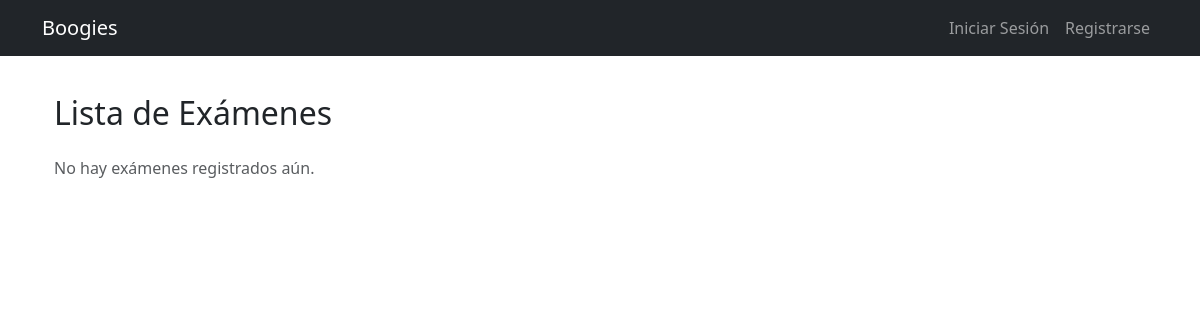
The app's page /exams/, older data.
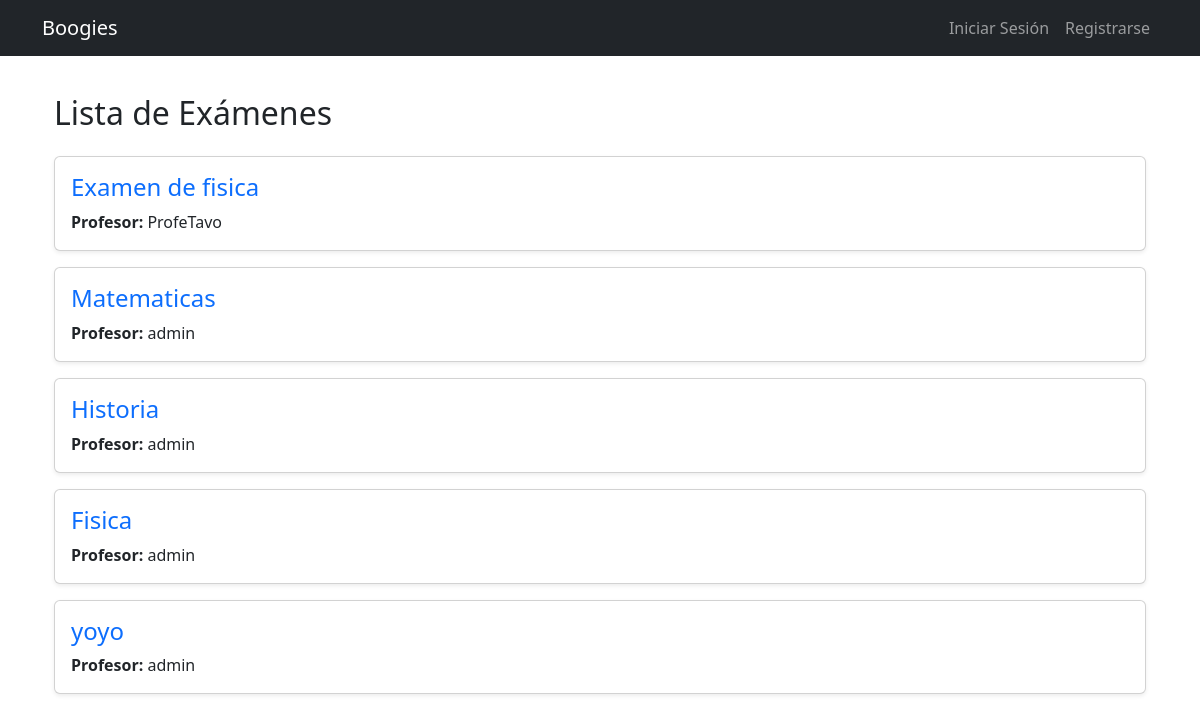
The same page, newer data.
### exams/models.py (models this page shows, shortened)
class Exam(models.Model):
    title = models.CharField(max_length=255)
    teacher = models.ForeignKey(
        User, on_delete=models.CASCADE, limit_choices_to={'is_teacher': True}, related_name="exams"
    )
    created_at = models.DateTimeField(auto_now_add=True)

### users/models.py (models this page shows, shortened)
class CustomUser(AbstractUser):
    is_teacher = models.BooleanField(default=False)  # Indica si el usuario es profesor
    is_student = models.BooleanField(default=True)  # Indica si el usuario es estudiante
    groups = models.ManyToManyField(
        Group,
        related_name="customuser_set",
        blank=True
    )
    user_permissions = models.ManyToManyField(
        Permission,
        related_name="customuser_set",
        blank=True
    )

### exams/views.py (the view)
# urls.py: path("", ExamListView.as_view(), name="exam_list"),
class ExamListView(ListView):
    model = Exam
    template_name = 'exams/exam_list.html'
    context_object_name = 'exams'

### templates/exams/exam_list.html
{% extends "base.html" %}
{% block content %}
<div class="container mt-4">
    <h2 class="mb-4">Lista de Exámenes</h2>
    {% for exam in exams %}
        <div class="card mb-3 shadow-sm">
            <div class="card-body">
                <h4 class="card-title">
                    <a href="{% url 'exam_detail' exam.pk %}" class="text-decoration-none text-primary">
                        {{ exam.title }}
                    </a>
                </h4>
                <p class="card-text"><strong>Profesor:</strong> {{ exam.teacher.username }}</p>
            </div>
        </div>
    {% empty %}
        <p class="text-muted">No hay exámenes registrados aún.</p>
    {% endfor %}
</div>
{% endblock %}

### templates/base.html (shortened to what this page needs)
<!DOCTYPE html>
<html lang="es">
<head>
    <link rel="stylesheet" href="https://cdnjs.cloudflare.com/ajax/libs/bootstrap/5.3.0/css/bootstrap.min.css">
</head>
<body>
    <nav class="navbar navbar-expand-lg navbar-dark bg-dark fixed-top">
        <div class="container">
            <a class="navbar-brand" href="{% url 'home' %}">Boogies</a>
            <div class="collapse navbar-collapse" id="navbarNav">
                <ul class="navbar-nav ms-auto">
                    {% if user.is_authenticated %}
                        <li class="nav-item">
                            <a class="nav-link" href="{% url 'exam_list' %}">Exámenes</a>
                        </li>
                        {% if user.is_teacher %}
                            <li class="nav-item">
                                <a class="nav-link" href="{% url 'create_exam' %}">Crear Examen</a>
                            </li>
                        {% endif %}
                        <li class="nav-item">
                            <a class="nav-link" href="{% url 'logout' %}">Cerrar Sesión</a>
                        </li>
                    {% else %}
                        <li class="nav-item">
                            <a class="nav-link" href="{% url 'login' %}">Iniciar Sesión</a>
                        </li>
                        <li class="nav-item">
                            <a class="nav-link" href="{% url 'register' %}">Registrarse</a>
                        </li>
                    {% endif %}
                </ul>
            </div>
        </div>
    </nav>
    <div class="container">
        {% block content %}
        {% endblock %}
    </div>
</body>
</html>

### templates/base.html (style rules this page uses)
body { padding-top: 70px; }

Row changes from the older to the newer data that the page shows:
added Exam: title "Examen de fisica", teacher.username "ProfeTavo"
added Exam: title "Matematicas", teacher.username "admin"
added Exam: title "Historia", teacher.username "admin"
added Exam: title "Fisica", teacher.username "admin"
added Exam: title "yoyo", teacher.username "admin"
Text that changed along with them:
text no longer shown: "No hay exámenes registrados aún."
